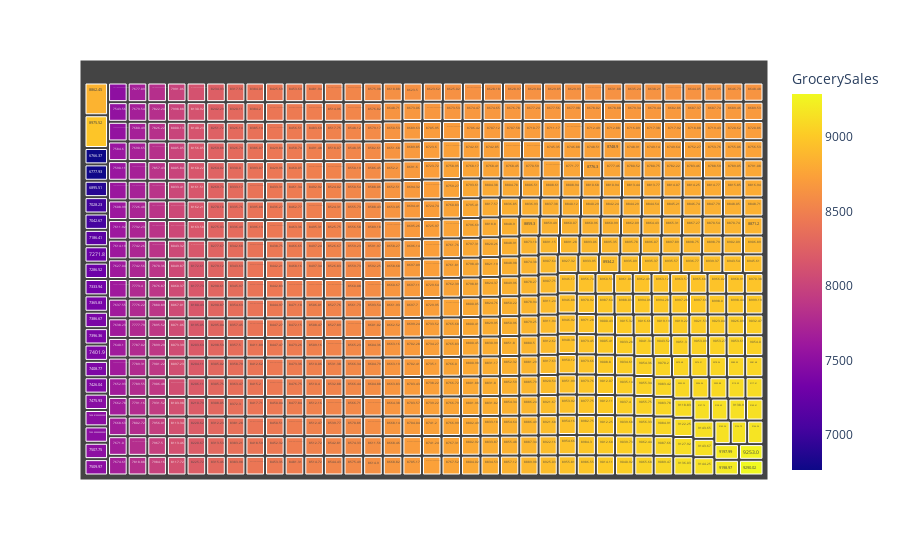

Here is the notebook cell this chart was saved with:
### Code cell
#treemap
fig = px.treemap(train, path=['GrocerySales'],color='GrocerySales', hover_data=['Day', 'GrocerySales'])
fig.show()

### Figure 1 — Plotly figure (JSON) as saved in the notebook; plotly's stock layout.template omitted (floating-point values rounded to 4 significant figures; data arrays with more than 128 entries replaced by an {"elided": "..."} marker saying what was removed)
{"data": [{"branchvalues": "total", "customdata": {"elided": "690x3 mixed values"}, "domain": {"x": [0, 1], "y": [0, 1]}, "hovertemplate": "labels=%{label}<br>count=%{value}<br>parent=%{parent}<br>id=%{id}<br>Day=%{customdata[0]}<br>GrocerySales=%{color}<extra></extra>", "ids": {"elided": "690 str values"}, "labels": {"elided": "690 str values"}, "marker": {"coloraxis": "coloraxis", "colors": {"elided": "690 float values"}}, "name": "", "parents": {"elided": "690 str values"}, "type": "treemap", "values": {"elided": "690 int values"}}], "layout": {"coloraxis": {"colorbar": {"title": {"text": "GrocerySales"}}, "colorscale": [[0, "#0d0887"], [0.1111, "#46039f"], [0.2222, "#7201a8"], [0.3333, "#9c179e"], [0.4444, "#bd3786"], [0.5556, "#d8576b"], [0.6667, "#ed7953"], [0.7778, "#fb9f3a"], [0.8889, "#fdca26"], [1, "#f0f921"]]}, "legend": {"tracegroupgap": 0}, "margin": {"t": 60}}}
